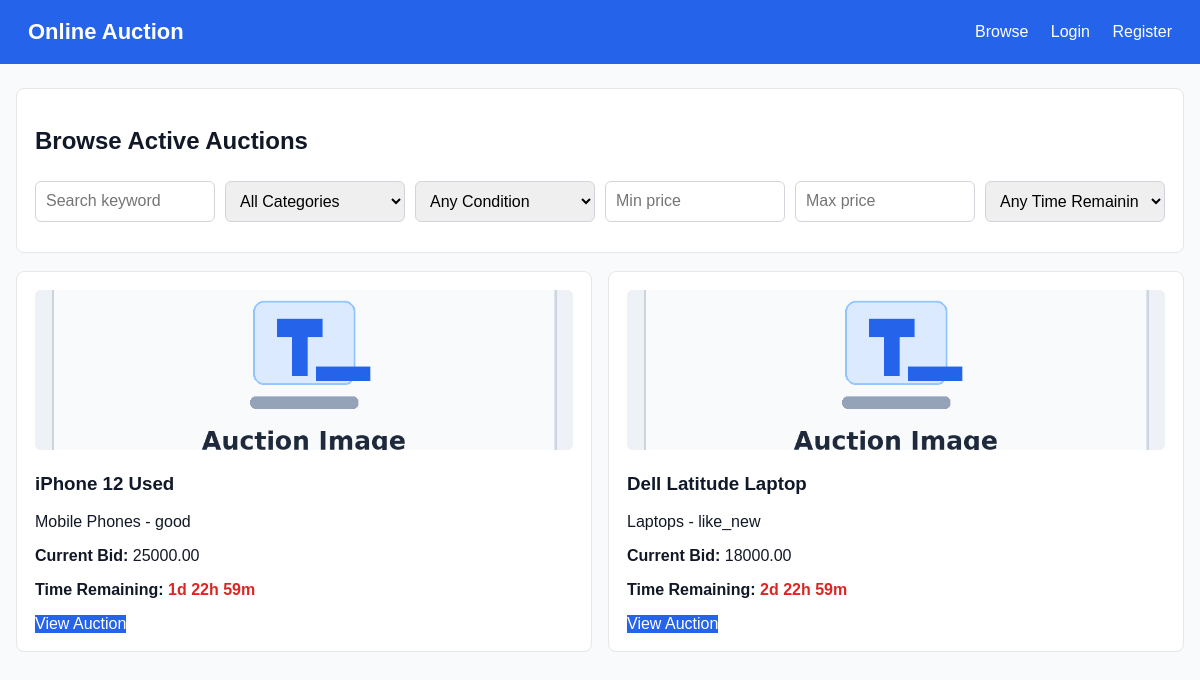
The page / on the database its author committed.
### tables this page shows
CREATE TABLE listings (
    id INT AUTO_INCREMENT PRIMARY KEY,
    seller_id INT NOT NULL,
    category_id INT NOT NULL,
    title VARCHAR(200) NOT NULL,
    description TEXT NOT NULL,
    `condition` ENUM('new','like_new','good','fair') NOT NULL,
    starting_price DECIMAL(10,2) NOT NULL,
    reserve_price DECIMAL(10,2) NULL,
    current_bid DECIMAL(10,2) DEFAULT 0.00,
    end_datetime DATETIME NOT NULL,
    status ENUM('pending_review','active','ended','cancelled','rejected') DEFAULT 'pending_review',
    winner_bid_id INT NULL,
    rejection_reason TEXT,
    cancel_reason TEXT,
    is_featured TINYINT(1) DEFAULT 0,
    created_at TIMESTAMP DEFAULT CURRENT_TIMESTAMP,
    FOREIGN KEY (seller_id) REFERENCES users(id),
    FOREIGN KEY (category_id) REFERENCES categories(id)
);

CREATE TABLE categories (
    id INT AUTO_INCREMENT PRIMARY KEY,
    name VARCHAR(100) NOT NULL,
    description TEXT,
    parent_id INT NULL,
    FOREIGN KEY (parent_id) REFERENCES categories(id) ON DELETE SET NULL
);

### app/models/functions.php (called while the page is built, shortened)
<?php
function db_rows(mysqli $conn, string $sql, string $types = '', array $params = []): array {
    $stmt = mysqli_prepare($conn, $sql);
    mysqli_stmt_execute($stmt);
    $result = mysqli_stmt_get_result($stmt);
    return $result ? mysqli_fetch_all($result, MYSQLI_ASSOC) : [];
}
function render_view(string $view, array $data = []): void {
    extract($data);
    $viewFile = __DIR__ . '/../views/' . $view . '.php';
    require __DIR__ . '/../views/layouts/header.php';
    require $viewFile;
    require __DIR__ . '/../views/layouts/footer.php';
}
function listing_search(mysqli $conn, string $keyword = '', string $category = '', string $condition = '', string $min = '', string $max = '', string $time = ''): array {
    $sql = "SELECT l.*, u.name seller_name, c.name category_name, (SELECT image_path FROM listing_images WHERE listing_id=l.id ORDER BY display_order LIMIT 1) image_path FROM listings l JOIN users u ON u.id=l.seller_id JOIN categories c ON c.id=l.category_id WHERE l.status='active'";
    $types = ''; $params = [];
    $sql .= ' ORDER BY l.end_datetime ASC';
    return db_rows($conn, $sql, $types, $params);
}
?>

### app/controllers/functions.php (called while the page is built, shortened)
<?php
require_once __DIR__ . '/../models/functions.php';
function buyer_browse(mysqli $conn): void {
    $listings = listing_search($conn, $_GET['q'] ?? '', $_GET['category'] ?? '', $_GET['condition'] ?? '', $_GET['min'] ?? '', $_GET['max'] ?? '', $_GET['time'] ?? '');
    render_view('public/browse', compact('listings', 'categories'));
}
?>

### config/helpers.php (called while the page is built, shortened)
<?php
function e($value) {
    return htmlspecialchars((string)$value, ENT_QUOTES, 'UTF-8');
}
function is_logged_in() {
    return isset($_SESSION['user_id']);
}
?>

### app/views/public/browse.php (the view, shortened to what this page needs)
<div class="card">
    <h1>Browse Active Auctions</h1>
    <div class="filters">
        <input id="q" type="text" placeholder="Search keyword" onkeyup="searchAuctions()">
        <select id="category" onchange="searchAuctions()">
            <option value="">All Categories</option>
        </select>
        <select id="condition" onchange="searchAuctions()">
            <option value="">Any Condition</option>
        </select>
        <input id="min" type="number" placeholder="Min price" onkeyup="searchAuctions()" onchange="searchAuctions()">
        <input id="max" type="number" placeholder="Max price" onkeyup="searchAuctions()" onchange="searchAuctions()">
        <select id="time" onchange="searchAuctions()">
            <option value="">Any Time Remaining</option>
        </select>
    </div>
</div>
<div id="auctionGrid" class="grid">
    <?php foreach ($listings as $l): ?>
        <div class="card auction-card">
            <img src="<?= e($l['image_path'] ?: 'assets/images/auction-placeholder.png') ?>" alt="Auction Image">
            <h3><?= e($l['title']) ?></h3>
            <p><?= e($l['category_name']) ?> - <?= e($l['condition']) ?></p>
            <p><strong>Current Bid:</strong> <?= e($l['current_bid']) ?></p>
            <p><strong>Time Remaining:</strong> <span class="countdown" data-countdown="<?= e($l['end_datetime']) ?>"><?= e($l['end_datetime']) ?></span></p>
            <a class="btn" href="index.php?page=auction&id=<?= $l['id'] ?>">View Auction</a>
        </div>
    <?php endforeach; ?>
</div>

### index.php (shortened to what this page needs)
<?php
require_once __DIR__ . '/config/helpers.php';
require_once __DIR__ . '/config/db.php';
require_once __DIR__ . '/app/controllers/functions.php';
$page = $_GET['page'] ?? 'home';
switch ($page) {
    case 'home': buyer_browse($conn); break;
}
?>

### app/views/layouts/header.php (shortened to what this page needs)
<!DOCTYPE html>
<html lang="en">
<head>
    <link rel="stylesheet" href="assets/css/style.css">
</head>
<body>
<nav class="navbar">
    <a class="brand" href="index.php">Online Auction</a>
    <div class="navlinks">
        <a href="index.php?page=browse">Browse</a>
        <?php if (is_logged_in()): ?>
            <a href="index.php?page=<?= e(current_role()) ?>_dashboard">Dashboard</a>
            <a href="index.php?page=profile">Profile</a>
            <a href="index.php?page=logout">Logout</a>
        <?php else: ?>
            <a href="index.php?page=login">Login</a>
            <a href="index.php?page=register">Register</a>
        <?php endif; ?>
    </div>
</nav>
<main class="container">
<?php if (is_logged_in()): ?>
<aside class="sidebar">
    <strong><?= e($_SESSION['user_name']) ?></strong>
    <span class="badge"><?= e(current_role()) ?></span>
    <?php if (current_role()==='buyer'): ?>
        <a href="index.php?page=buyer_dashboard">Buyer Dashboard</a>
        <a href="index.php?page=watchlist">Watchlist</a>
        <a href="index.php?page=my_bids">My Bids</a>
        <a href="index.php?page=won_auctions">Won Auctions</a>
        <a href="index.php?page=spending">Spending</a>
    <?php endif; ?>
    <?php if (current_role()==='seller'): ?>
        <a href="index.php?page=seller_dashboard">Seller Dashboard</a>
        <a href="index.php?page=create_listing">Create Listing</a>
        <a href="index.php?page=seller_listings">My Listings</a>
        <a href="index.php?page=seller_templates">Templates</a>
        <a href="index.php?page=seller_ended">Ended Auctions</a>
        <a href="index.php?page=seller_reviews">Reviews</a>
        <a href="index.php?page=seller_analytics">Analytics</a>
    <?php endif; ?>
    <?php if (current_role()==='moderator'): ?>
        <a href="index.php?page=moderator_dashboard">Moderator</a>
        <a href="index.php?page=pending_listings">Pending Listings</a>
        <a href="index.php?page=listing_reports">Listing Reports</a>
        <a href="index.php?page=user_reports">User Reports</a>
        <a href="index.php?page=categories">Categories</a>
    <?php endif; ?>
    <?php if (current_role()==='admin'): ?>
        <a href="index.php?page=admin_dashboard">Admin</a>
        <a href="index.php?page=seller_verifications">Seller Requests</a>
        <a href="index.php?page=admin_users">Users</a>
        <a href="index.php?page=admin_listings">Listings</a>
        <a href="index.php?page=commissions">Commissions</a>
    <?php endif; ?>
</aside>
<section class="content">
<?php else: ?>
<section class="content full">
<?php endif; ?>

### app/views/layouts/footer.php (shortened to what this page needs)
</section>
</main>
</body>
</html>

### assets/css/style.css (style rules this page uses)
* { box-sizing:border-box }
body { margin:0;font-family:Arial,Helvetica,sans-serif;background:#f8fafc;color:#111827 }
.navbar { height:64px;background:#2563eb;color:#fff;display:flex;align-items:center;justify-content:space-between;padding:0 28px }
.brand { font-size:22px;font-weight:700;color:#fff;text-decoration:none }
.navlinks a { color:#fff;text-decoration:none;margin-left:18px }
.container { display:flex;max-width:1280px;margin:24px auto;padding:0 16px;gap:20px }
.content { flex:1 }
.content.full { max-width:1180px;margin:auto }
.card { background:#fff;border:1px solid #e5e7eb;border-radius:8px;padding:18px;margin-bottom:18px }
.grid { display:grid;grid-template-columns:repeat(auto-fit,minmax(230px,1fr));gap:16px }
.auction-card img { width:100%;height:160px;object-fit:cover;border-radius:6px;background:#e5e7eb }
input,select,textarea,button { width:100%;padding:10px;border:1px solid #d1d5db;border-radius:6px;margin:6px 0 12px;font:inherit }
button,.btn { background:#2563eb;color:#fff;border:0;text-decoration:none;display:inline-block;text-align:center;cursor:pointer }
.filters { display:grid;grid-template-columns:repeat(auto-fit,minmax(160px,1fr));gap:10px }
.countdown { font-weight:700;color:#dc2626 }

### rows shown on the page
listings: title "iPhone 12 Used", category.name "Mobile Phones", condition "good", current_bid "25000.00"
listings: title "Dell Latitude Laptop", category.name "Laptops", condition "like_new", current_bid "18000.00"
